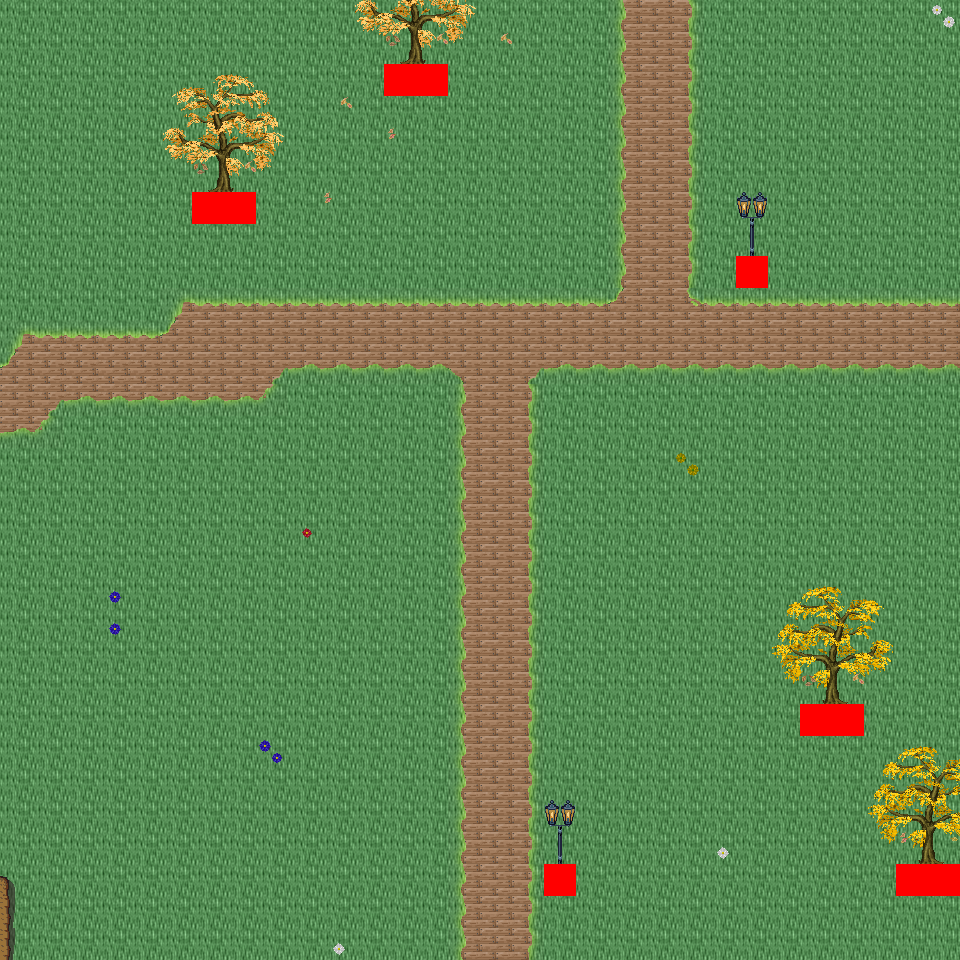

A level layout from a 2D game, rendered from its tile map. Below: a short description, then the map file with tile-grid data replaced by summaries:
An orthogonal 30x30 tile map with 32x32 px tiles, 6 tile layers (Ground, Object, Object2, Above, ...), 34 tilesets and 5 objects (5x mapExit).

<map version="1.0" orientation="orthogonal" renderorder="right-down" width="30" height="30" tilewidth="32" tileheight="32" nextobjectid="6">
  <tileset firstgid="1" name="tileset_logic_collision" tilewidth="32" tileheight="32" tilecount="1" columns="1">
    <image source="../drawable/tileset_logic_collision.png" width="32" height="32" />
  </tileset>
  <tileset firstgid="2" name="tileset_ground_ridge_earth_pale" tilewidth="32" tileheight="32" tilecount="96" columns="12">
    <image source="../drawable/tileset_ground_ridge_earth_pale.png" width="384" height="256" />
  </tileset>
  <tileset firstgid="98" name="tileset_ground_ridge_earth_dark" tilewidth="32" tileheight="32" tilecount="96" columns="12">
    <image source="../drawable/tileset_ground_ridge_earth_dark.png" width="384" height="256" />
  </tileset>
  <tileset firstgid="194" name="tileset_ground_ground" tilewidth="32" tileheight="32" tilecount="33" columns="3">
    <image source="../drawable/tileset_ground_ground.png" width="96" height="352" />
  </tileset>
  <tileset firstgid="227" name="tileset_building_castle" tilewidth="32" tileheight="32" tilecount="320" columns="20">
    <image source="../drawable/tileset_building_castle.png" width="640" height="512" />
  </tileset>
  <tileset firstgid="547" name="tileset_ground_grass_corners" tilewidth="32" tileheight="32" tilecount="24" columns="6">
    <image source="../drawable/tileset_ground_grass_corners.png" width="192" height="128" />
  </tileset>
  <tileset firstgid="571" name="tileset_ground_grass_edges" tilewidth="32" tileheight="32" tilecount="36" columns="12">
    <image source="../drawable/tileset_ground_grass_edges.png" width="384" height="96" />
  </tileset>
  <tileset firstgid="607" name="tileset_item_pot_barrels_1" tilewidth="32" tileheight="32" tilecount="8" columns="4">
    <image source="../drawable/tileset_item_pot_barrels_1.png" width="128" height="64" />
  </tileset>
  <tileset firstgid="615" name="tileset_item_weapon_cannon" tilewidth="32" tileheight="32" tilecount="12" columns="3">
    <image source="../drawable/tileset_item_weapon_cannon.png" width="96" height="128" />
  </tileset>
  <tileset firstgid="627" name="tileset_building_door_door" tilewidth="32" tileheight="32" tilecount="6" columns="3">
    <image source="../drawable/tileset_building_door_door.png" width="96" height="64" />
  </tileset>
  <tileset firstgid="633" name="tileset_building_door_closed" tilewidth="32" tileheight="32" tilecount="1" columns="1">
    <image source="../drawable/tileset_building_door_closed.png" width="32" height="32" />
  </tileset>
  <tileset firstgid="634" name="tileset_building_window_window_centered" tilewidth="32" tileheight="32" tilecount="1" columns="1">
    <image source="../drawable/tileset_building_window_window_centered.png" width="32" height="32" />
  </tileset>
  <tileset firstgid="635" name="tileset_building_decoration_chimney_big" tilewidth="32" tileheight="32" tilecount="2" columns="1">
    <image source="../drawable/tileset_building_decoration_chimney_big.png" width="32" height="64" />
  </tileset>
  <tileset firstgid="637" name="tileset_building_tan_building" tilewidth="32" tileheight="32" tilecount="24" columns="4">
    <image source="../drawable/tileset_building_tan_building.png" width="128" height="192" />
  </tileset>
  <tileset firstgid="661" name="tileset_building_museum" tilewidth="32" tileheight="32" tilecount="56" columns="7">
    <image source="../drawable/tileset_building_museum.png" width="224" height="256" />
  </tileset>
  <tileset firstgid="717" name="tileset_building_decoration_chimney" tilewidth="32" tileheight="32" tilecount="2" columns="1">
    <image source="../drawable/tileset_building_decoration_chimney.png" width="32" height="64" />
  </tileset>
  <tileset firstgid="719" name="tileset_plant_tree_fall_trees" tilewidth="32" tileheight="32" tilecount="40" columns="8">
    <image source="../drawable/tileset_plant_tree_fall_trees.png" width="256" height="160" />
  </tileset>
  <tileset firstgid="759" name="tileset_plant_leaves" tilewidth="32" tileheight="32" tilecount="8" columns="4">
    <image source="../drawable/tileset_plant_leaves.png" width="128" height="64" />
  </tileset>
  <tileset firstgid="767" name="tileset_plant_vine" tilewidth="32" tileheight="32" tilecount="3" columns="1">
    <image source="../drawable/tileset_plant_vine.png" width="32" height="96" />
  </tileset>
  <tileset firstgid="770" name="tileset_item_pot_pot_burgundy" tilewidth="32" tileheight="32" tilecount="1" columns="1">
    <image source="../drawable/tileset_item_pot_pot_burgundy.png" width="32" height="32" />
  </tileset>
  <tileset firstgid="771" name="tileset_building_stairs_stairs_grey" tilewidth="32" tileheight="32" tilecount="6" columns="3">
    <image source="../drawable/tileset_building_stairs_stairs_grey.png" width="96" height="64" />
  </tileset>
  <tileset firstgid="777" name="tileset_furniture_light_lamp_blue" tilewidth="32" tileheight="32" tilecount="3" columns="1">
    <image source="../drawable/tileset_furniture_light_lamp_blue.png" width="32" height="96" />
  </tileset>
  <tileset firstgid="780" name="tileset_light_dim_light_7x5" tilewidth="32" tileheight="32" tilecount="35" columns="7">
    <image source="../drawable/tileset_light_dim_light_7x5.png" width="224" height="160" />
  </tileset>
  <tileset firstgid="815" name="tileset_plant_flower_daisy_blue" tilewidth="32" tileheight="32" tilecount="8" columns="2">
    <image source="../drawable/tileset_plant_flower_daisy_blue.png" width="64" height="128" />
  </tileset>
  <tileset firstgid="823" name="tileset_plant_flower_daisy_red" tilewidth="32" tileheight="32" tilecount="8" columns="2">
    <image source="../drawable/tileset_plant_flower_daisy_red.png" width="64" height="128" />
  </tileset>
  <tileset firstgid="831" name="tileset_plant_flower_daisy_white" tilewidth="32" tileheight="32" tilecount="8" columns="2">
    <image source="../drawable/tileset_plant_flower_daisy_white.png" width="64" height="128" />
  </tileset>
  <tileset firstgid="839" name="tileset_plant_flower_daisy_yellow" tilewidth="32" tileheight="32" tilecount="8" columns="2">
    <image source="../drawable/tileset_plant_flower_daisy_yellow.png" width="64" height="128" />
  </tileset>
  <tileset firstgid="847" name="tileset_ground_ground_3" tilewidth="32" tileheight="32" tilecount="5" columns="5">
    <image source="../drawable/tileset_ground_ground_3.png" width="160" height="32" />
  </tileset>
  <tileset firstgid="852" name="tileset_building_cottage" tilewidth="32" tileheight="32" tilecount="256" columns="16">
    <image source="../drawable/tileset_building_cottage.png" width="512" height="512" />
  </tileset>
  <tileset firstgid="1108" name="tileset_building_roof_thatched_roof" tilewidth="32" tileheight="32" tilecount="256" columns="16">
    <image source="../drawable/tileset_building_roof_thatched_roof.png" width="512" height="512" />
  </tileset>
  <tileset firstgid="1364" name="tileset_building_door_doors" tilewidth="32" tileheight="32" tilecount="256" columns="16">
    <image source="../drawable/tileset_building_door_doors.png" width="512" height="512" />
  </tileset>
  <tileset firstgid="1620" name="tileset_building_window_windows" tilewidth="32" tileheight="32" tilecount="256" columns="16">
    <image source="../drawable/tileset_building_window_windows.png" width="512" height="512" />
  </tileset>
  <tileset firstgid="1876" name="tileset_logic_portal" tilewidth="32" tileheight="32" tilecount="24" columns="8">
    <image source="../drawable/tileset_logic_portal.png" width="256" height="96" />
  </tileset>
  <tileset firstgid="1900" name="tileset_building_decoration_banner" tilewidth="32" tileheight="32" tilecount="12" columns="1">
    <image source="../drawable/tileset_building_decoration_banner.png" width="32" height="384" />
  </tileset>
  <layer name="Ground" width="30" height="30">
    <data>[900 cells, 900 non-empty, 2 distinct tile ids]</data>
  </layer>
  <layer name="Object" width="30" height="30">
    <data>[900 cells, 138 non-empty, 23 distinct tile ids]</data>
  </layer>
  <layer name="Object2" width="30" height="30">
    <data>[900 cells, 16 non-empty, 8 distinct tile ids]</data>
  </layer>
  <layer name="Above" width="30" height="30">
    <data>[900 cells, 59 non-empty, 36 distinct tile ids]</data>
  </layer>
  <layer name="Above2" width="30" height="30">
    <data>[900 cells, 0 non-empty, 0 distinct tile ids]</data>
  </layer>
  <layer name="Walkable" width="30" height="30">
    <data>[900 cells, 10 non-empty, 1 distinct tile ids]</data>
  </layer>
  <objectgroup name="MapEvents">
    <object id="1" name="north" type="mapExit" x="0" y="0" width="960" height="32">
      <properties>
        <property name="map" value="level_0_x52_y60" />
        <property name="x" value="0" />
        <property name="y" value="28" />
      </properties>
    </object>
    <object id="2" name="south" type="mapExit" x="0" y="928" width="960" height="32">
      <properties>
        <property name="map" value="level_0_x52_y62" />
        <property name="x" value="0" />
        <property name="y" value="1" />
      </properties>
    </object>
    <object id="3" name="west" type="mapExit" x="0" y="0" width="32" height="960">
      <properties>
        <property name="map" value="level_0_x51_y61" />
        <property name="x" value="28" />
        <property name="y" value="0" />
      </properties>
    </object>
    <object id="4" name="east" type="mapExit" x="928" y="0" width="32" height="864">
      <properties>
        <property name="map" value="level_0_x53_y61" />
        <property name="x" value="1" />
        <property name="y" value="0" />
      </properties>
    </object>
    <object id="5" name="east2" type="mapExit" x="928" y="896" width="32" height="64">
      <properties>
        <property name="map" value="level_0_x53_y61" />
        <property name="x" value="1" />
        <property name="y" value="28" />
      </properties>
    </object>
  </objectgroup>
</map>
